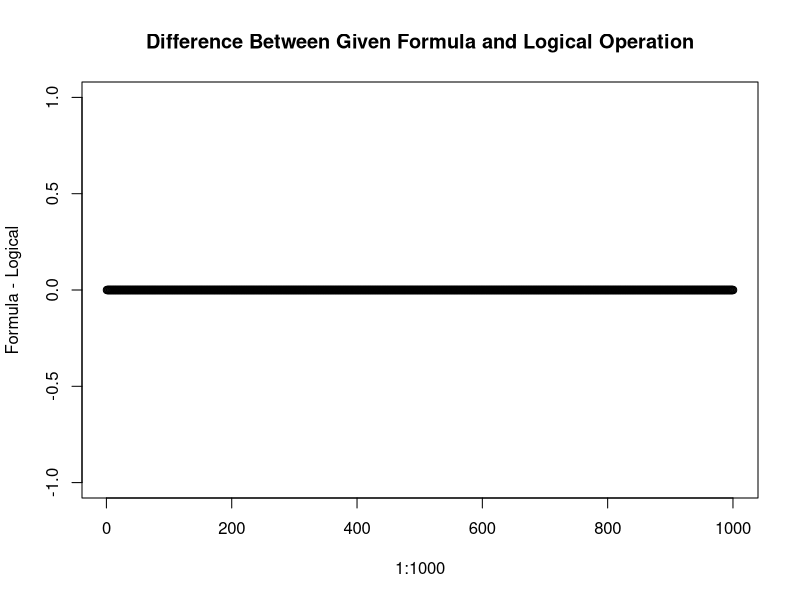

Write R code to recreate this figure.
#A series of 20 jobs arrive at a computing center with 50 processors. Assume that each of the jobs is equally likely to go through any of the processors.
jobs<-c(1:20) # represents the 20 unique but equally likely jobs to arrive at the processors
processes<-c(1:50)


# a) 	Find the probability that a processor is used at least twice.
# This is equal to the probability of the sample space (1) minus the probability of a processor being selected 0 or 1 times. 
p1a<- (1 - (
         (49/50)^20 # probability that a single processor is not selected
         + (1/50)*(49/50)^19) # probability that a single processor is selected once
       )

# b) 	What is the probability that at least one processor is idle?
# A: 100%. There are only 20 jobs and there are 50 processors. At least 30 processors will be idle. 

# c) 	If any processor can handle at most four jobs without being overloaded, what is the probability of an overload?
# This probability is equal to the probability of all outcomes minus the probability of a processor being selected 0, 1, 2, or 3 times. 

p1c <- 1  -(
    (49/50)^20
    +(1/50)*((49/50)^19) # once
    + ((1/50)^2)*((49/50)^18) # twice
    + ((1/50)^3)*((49/50)^17) # three times
  )

# PROBELM 2
set.seed(99609)
p2set<-1:100000

outcomes<-c()

for(i in 1:1000){
  e1set<-c(runif(2,1,100000))
  e1 <-c(floor(min(e1set)),ceiling(max(e1set)))
  e2set<-c(runif(2,1,100000))
  e2 <-c(floor(min(e2set)),ceiling(max(e2set)))
  e3set<-c(runif(2,1,100000))
  e3 <-c(floor(min(e3set)),ceiling(max(e3set)))

  p2answerFormula<-(
    length(p2set[p2set>=e1[1]&p2set<=e1[2]]) + #e1
      length(p2set[p2set>=e2[1]&p2set<=e2[2]]) + #e2
      length(p2set[p2set>=e3[1]&p2set<=e3[2]]) - #e3
      length(p2set[(p2set>=e1[1]&p2set<=e1[2])&(p2set>=e2[1]&p2set<=e2[2])])- # e1 & e2
      length(p2set[(p2set>=e3[1]&p2set<=e3[2])&(p2set>=e2[1]&p2set<=e2[2])])- # e2 & e3
      length(p2set[(p2set>=e1[1]&p2set<=e1[2])&(p2set>=e3[1]&p2set<=e3[2])]) + # e3 & e1
      length(p2set[(p2set>=e1[1]&p2set<=e1[2])&(p2set>=e2[1]&p2set<=e2[2])&(p2set>=e3[1]&p2set<=e3[2])]) # e1 & e2 &e3
  )/length(p2set)
  p2answerLogic <- length(p2set[(p2set>=e1[1]&p2set<=e1[2])|(p2set>=e2[1]&p2set<=e2[2])|(p2set>=e3[1]&p2set<=e3[2])])/length(p2set) # logical formula
  outcomes<-append(outcomes,p2answerFormula-p2answerLogic) # appends difference to each
}
plot(1:1000,outcomes, main = "Difference Between Given Formula and Logical Operation", ylab = "Formula - Logical")
print(paste("Number of instances not equal: ", length(outcomes[outcomes!=0])))

#In order to take the given formula from the problem in the homework and prove that it is equal to the probability of set1 or set2 or set3 the below R code was created. In this instance a simulation was ran with three completely different subsets of sequential numbers over 1000 iterations. It was found that over 1000 iterations there was not an instance where the formula did not prove to be true. 

#Problem 3
#A box contains four 40-W, five 60-W, and 6 75-W light bulbs. If bulbs are selected one by one in random order, what is the probability that at least two bulbs should be selected to obtain one that is rated 75-W? 
#Answer: This problem is worded in a way that is extremely difficult for me to understand. I found a question posted on a website asking "Suppose now that bulbs are to be selected one by one until a 75-W bulb is found. What is the probability that it is necessary to examine at least six bulbs" and I think this is the aim of the question. Wording in a way I can understand, I believe the question is asking: "What is the probability that it is necessary to examine at least two bulbs to obtain one that is a 75-W light bulb." There are only 15 bulbs to choose from and 6 of them are 75W. This means that after the 9th bulb is selected,  if a 75W bulb is not yet selected, a 75 W bulb will be selected. The probability that it takes one attempt is 6/15. The probability that it takes two attempts is (9/15)*(6/14). The probability that it takes three is (9/15)*(8/14)*(6/13) and so on. Continuing on this encompasses the entire sample space. Therefore the probability that it takes more than 2 for one 75W is the probability of the sample space (1) minus the probability of a 75 W on the first selection. This is 1- 6/15 which is 0.6. 
p3 <- 1-(6/15)
print(paste("P(sample space) - P(17W on first sample) = 1-.4 = ", p3))
  
  













